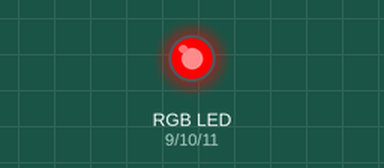
The sketch below on a simulated Arduino Uno, built with avr-gcc and run on an emulated ATmega328P. Shown: an RGB LED mixed from three pins (HIGH = lit).

Above: at 0.5 s.
At 2.5 s:
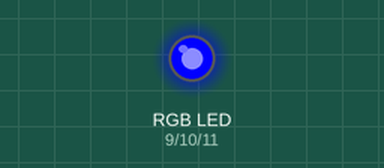
At 3.5 s:
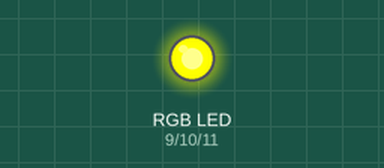
At 4.5 s:
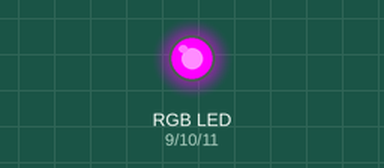
At 6.5 s:
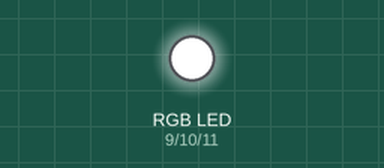
At 8.5 s:
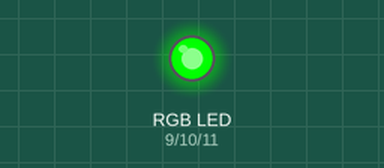
Timing chart, 0 to 9.1 s (numbered marks = the images above):
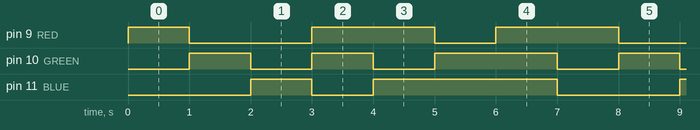

Measured:
- by itself, pin 9 (RED): repeats every 7.0 s: LOW 2.0 s, HIGH 2.0 s, LOW 1.0 s, HIGH 2.0 s
- by itself, pin 10 (GREEN): repeats every 7.0 s: LOW 1.0 s, HIGH 1.0 s, LOW 1.0 s, HIGH 2.0 s, LOW 1.0 s, HIGH 1.0 s
- by itself, pin 11 (BLUE): repeats every 7.0 s: LOW 1.0 s, HIGH 3.0 s, LOW 2.0 s, HIGH 1.0 s

The sketch:

LEDRGB.ino
```cpp
#define RED  9
#define GREEN 10
#define BLUE 11

void RGB(int red_value, int green_value, int blue_value) {
  analogWrite(RED, red_value);
  analogWrite(GREEN, green_value);
  analogWrite(BLUE, blue_value);
  delay(1000);
  analogWrite(RED, 0);
  analogWrite(GREEN, 0);
  analogWrite(BLUE, 0);
}

void setup() {
  // put your setup code here, to run once:
  pinMode(RED, OUTPUT);
  pinMode(GREEN, OUTPUT);
  pinMode(BLUE, OUTPUT);
}

void loop() {
  // put your main code here, to run repeatedly:
  RGB(255,0,0);
  RGB(0,255,0);
  RGB(0,0,255);
  RGB(255,255,0);
  RGB(255,0,255);
  RGB(0,255,255);
  RGB(255,255,255);
}
```
